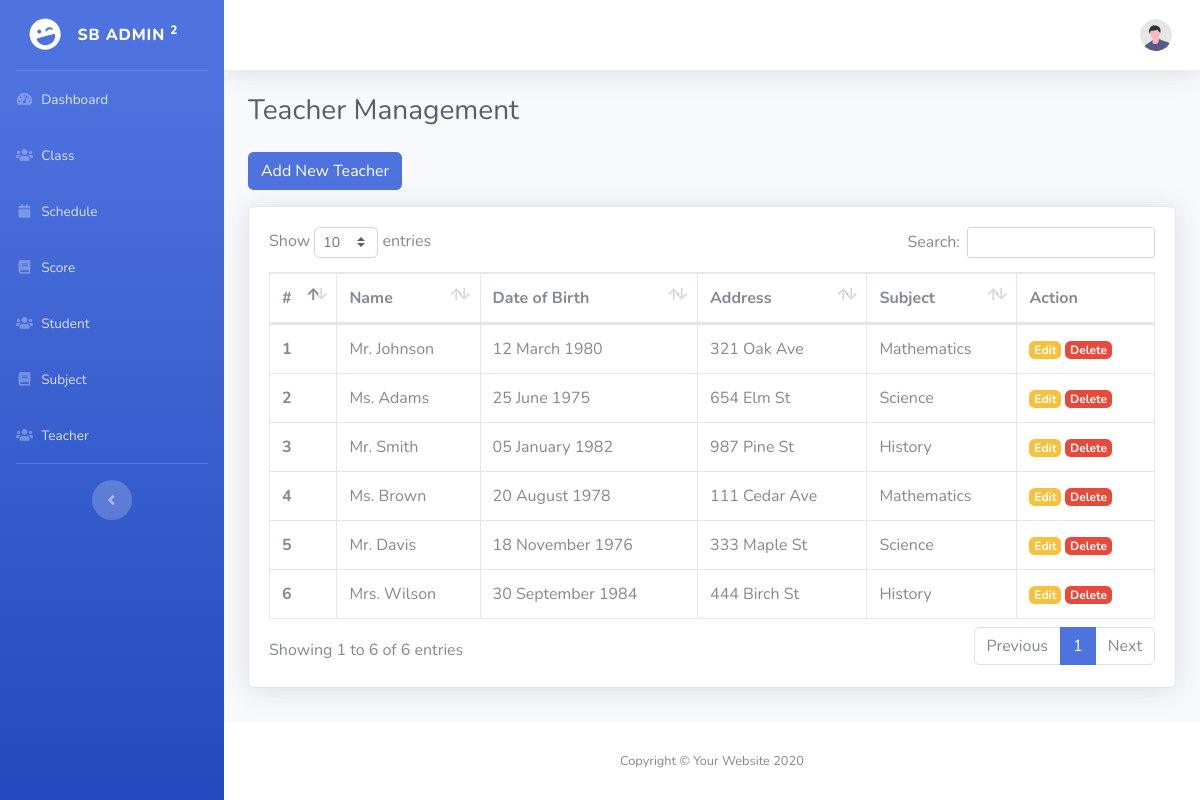
Page /index.php/teachers on the committed database.
### tables this page shows
CREATE TABLE `teachers` (
  `id` int(11) NOT NULL,
  `name` varchar(256) NOT NULL,
  `date_of_birth` date NOT NULL,
  `address` text NOT NULL,
  `subject_id` int(11) NOT NULL
);

CREATE TABLE `subjects` (
  `id` int(11) NOT NULL,
  `name` varchar(256) NOT NULL
);

### application/controllers/Teachers.php (called while the page is built, shortened)
<?php
class Teachers extends CI_Controller
{
    public function index()
    {
        $data['title'] = 'Teacher Management';
        $query = "SELECT `teachers`.*, `subjects`.`name` AS `subject` FROM `teachers` JOIN `subjects` ON `teachers`.`subject_id` = `subjects`.`id`";
        $data['teacher'] = $this->db->query($query)->result_array();
        $data['user'] = $this->db->get_where('users', ['email' => $this->session->userdata('email')])->row_array();
        $this->load->view('teachers/index', $data);
    }
}

### index.php (called while the page is built, shortened)
<?php
require_once BASEPATH.'core/CodeIgniter.php';

### application/views/teachers/index.php (the view, shortened to what this page needs)
<!DOCTYPE html>
<html lang="en">
<head>
    <link href="<?= base_url('assets/vendor/datatables/dataTables.bootstrap4.min.css') ?>" rel="stylesheet">
</head>
<body id="page-top">
    <div id="wrapper">
        <div id="content-wrapper" class="d-flex flex-column">
            <div id="content">
                <div class="container-fluid">
                    <h1 class="h3 mb-4 text-gray-800"><?= $title ?></h1>
                    <a class="btn btn-primary mb-3" href="<?= base_url('teachers/add') ?>">
                        Add New Teacher
                    </a>
                    <div class="card mb-4 shadow">
                        <div class="card-body">
                            <div class="table-responsive">
                                <table cellspacing="0" class="table table-bordered" id="dataTable" width="100%">
                                    <thead>
                                        <tr>
                                            <th>#</th>
                                            <th>Name</th>
                                            <th>Date of Birth</th>
                                            <th>Address</th>
                                            <th>Subject</th>
                                            <th>Action</th>
                                        </tr>
                                    </thead>
                                    <tbody>
                                        <?php $i = 1; ?>
                                        <?php foreach ($teacher as $row) : ?>
                                            <tr>
                                                <th><?= $i ?></th>
                                                <td><?= $row['name'] ?></td>
                                                <td><?= date('d F Y', strtotime($row['date_of_birth'])) ?></td>
                                                <td><?= $row['address'] ?></td>
                                                <td><?= $row['subject'] ?></td>
                                                <td>
                                                    <a class="badge badge-warning" href="<?= base_url('teachers/edit/' . $row['id']) ?>">Edit</a>
                                                    <a class="badge badge-danger" href="<?= base_url('teachers/delete/' . $row['id']) ?>">Delete</a>
                                                </td>
                                            </tr>
                                            <?php $i++ ?>
                                        <?php endforeach; ?>
                                    </tbody>
                                </table>
                            </div>
                        </div>
                    </div>
                </div>
            </div>
        </div>
    </div>
</body>
</html>

### rows in the picture
teachers: name "Mr. Johnson", date_of_birth "12 March 1980", address "321 Oak Ave", subject.name "Mathematics"
teachers: name "Ms. Adams", date_of_birth "25 June 1975", address "654 Elm St", subject.name "Science"
teachers: name "Mr. Smith", date_of_birth "05 January 1982", address "987 Pine St", subject.name "History"
teachers: name "Ms. Brown", date_of_birth "20 August 1978", address "111 Cedar Ave", subject.name "Mathematics"
teachers: name "Mr. Davis", date_of_birth "18 November 1976", address "333 Maple St", subject.name "Science"
teachers: name "Mrs. Wilson", date_of_birth "30 September 1984", address "444 Birch St", subject.name "History"

### other values in the picture
$title "Teacher Management"
